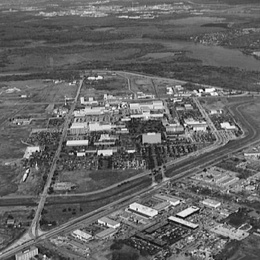
%> input picture digital image process/reconstruction/demo-1.jpg, 260 x 260 px, shrunk from 480 x 480 before the run
$ octave main.m   (GNU Octave 9; MATLAB toolbox functions it lacks are replaced by stand-ins)
%> lines starting %> are read from the running program, lines starting %| are printed output that depends on the picture
### digital image process/wavelet_pyramid/pyramid.m
function [py_si1, py_si2, py_si3, py_re1, py_re2, py_re3] = pyramid(img)

im = img;

w = fspecial('gaussian',[5,5],1);
im_gauss = imfilter(im,w,'replicate');
im2 = downsample(im_gauss,2);
im2 = permute(downsample(permute(im2,[2,1,3]),2),[2,1,3]);
py_si1 = im2;
im_predict = myBilinear(im2, 2);
py_re1 = im - im_predict;
im = im2;

w = fspecial('gaussian',[5,5],1);
im_gauss = imfilter(im,w,'replicate');
im2 = downsample(im_gauss,2);
im2 = permute(downsample(permute(im2,[2,1,3]),2),[2,1,3]);
py_si2 = im2;
im_predict = myBilinear(im2, 2);
py_re2 = im - im_predict;
im = im2;

w = fspecial('gaussian',[5,5],1);
im_gauss = imfilter(im,w,'replicate');
im2 = downsample(im_gauss,2);
im2 = permute(downsample(permute(im2,[2,1,3]),2),[2,1,3]);
py_si3 = im2;
im_predict = myBilinear(im2, 2);
py_re3 = im - im_predict;
im = im2;


### digital image process/wavelet_pyramid/myBilinear.m
function [img_2] = bilinear(img_1, n)

size_1 = size(img_1);
h_1 = size_1(1);
w_1 = size_1(2);
h_2 = floor(h_1 * n);
w_2 = floor(w_1 * n);
img_2 = repmat(uint8(0),h_2, w_2);
e = 1e-4;
for i = 1:h_2
    for j = 1:w_2
        if (i/n<1&&j/n<1) x = img_1(1,1);
        elseif (i/n<1) x = (ceil(j/n+e)-j/n)*img_1(1,ceil(j/n))+(j/n-floor(j/n+e))*img_1(1,floor(j/n));
        elseif (j/n<1) x = (ceil(i/n+e)-i/n)*img_1(ceil(i/n),1)+(i/n-floor(i/n+e))*img_1(floor(i/n),1);
        else x = abs(ceil(i/n+e)-i/n)*abs(ceil(j/n+e)-j/n)*img_1(ceil(i/n),ceil(j/n)) + ...
            abs(ceil(i/n+e)-i/n)*abs(j/n-floor(j/n+e))*img_1(ceil(i/n),floor(j/n)) + ...
            abs(i/n-floor(i/n+e))*abs(ceil(j/n+e)-j/n)*img_1(floor(i/n),ceil(j/n)) + ...
            abs(i/n-floor(i/n+e))*abs(j/n-floor(j/n+e))*img_1(floor(i/n),floor(j/n));
        end
        img_2(i,j) = x;
    end
end
end

### digital image process/wavelet_pyramid/main.m
clc;
clear;
close all;

% 读取图片
im = imread('demo-1.jpg');
%> im is the input picture: size 260x260 uint8; min 0, max 255, mean 101.2
[py_si1, py_si2, py_si3, py_re1, py_re2, py_re3] = pyramid(im);
%> after the loop in bilinear, `for i = 1:h_2`:
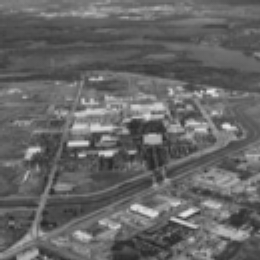
%> img_2: size 260x260 uint8; min 32, max 236, mean 101.6
%> after the loop in bilinear, `for i = 1:h_2`: x = 72
%> in pyramid, `py_re1 = im - im_predict;`:
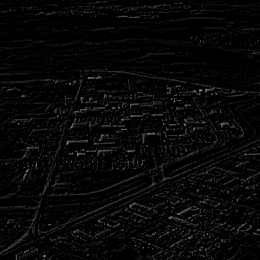
%> py_re1: size 260x260 uint8; min 0, max 143, mean 7.6
%> in pyramid, `im_gauss = imfilter(im,w,'replicate');`:
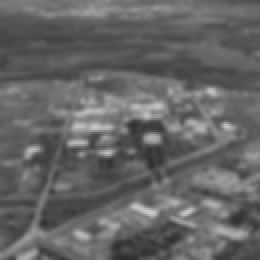
%> im_gauss: size 130x130 uint8 (shown 2 times larger); min 45, max 204, mean 101.2
%> call 2 of bilinear, with n = 2
%> after the loop in bilinear (call 2), `for i = 1:h_2`:
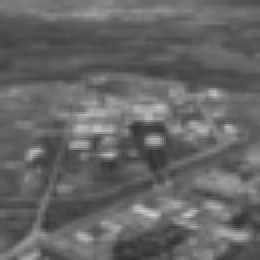
%> img_2: size 130x130 uint8 (shown 2 times larger); min 49, max 202, mean 101.7
%> after the loop in bilinear (call 2), `for i = 1:h_2`: x = 73
%> in pyramid, `py_re2 = im - im_predict;`:
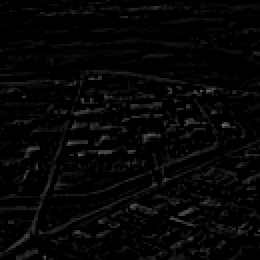
%> py_re2: size 130x130 uint8 (shown 2 times larger); min 0, max 107, mean 6
%> in pyramid, `im_gauss = imfilter(im,w,'replicate');`:
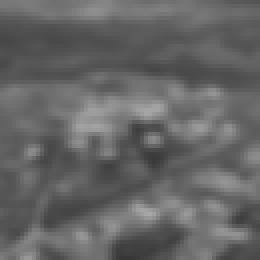
%> im_gauss: size 65x65 uint8 (shown 4 times larger); min 55, max 167, mean 101.2
%> in pyramid, `im2 = downsample(im_gauss,2);`:
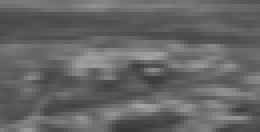
%> im2: size 33x65 uint8 (shown 4 times larger); min 55, max 164, mean 101.3
%> the run ends on the next line
